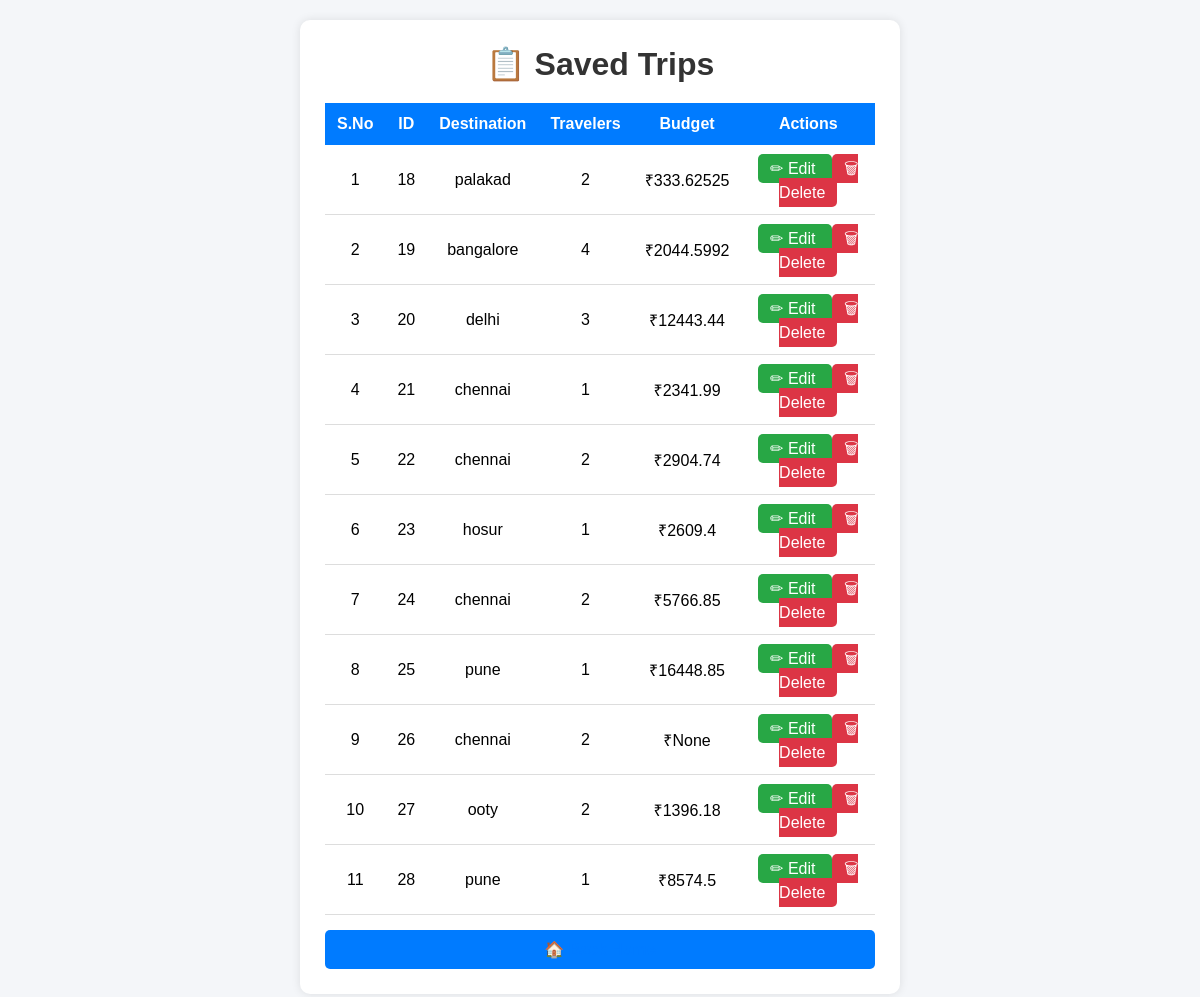
The page /trips on the database as committed earlier.
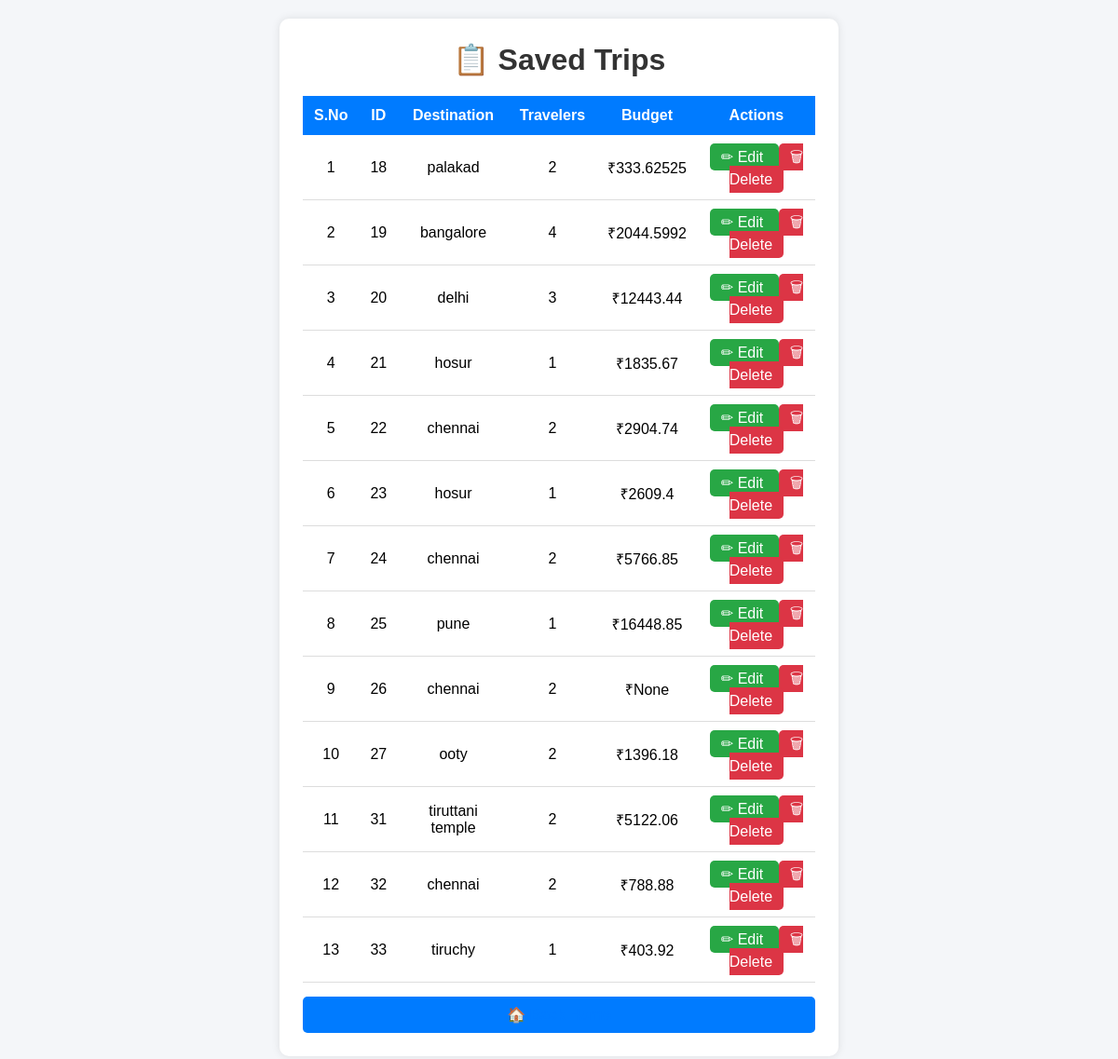
The same page on the database as committed later.
### tables this page shows
CREATE TABLE trips (
            id INTEGER PRIMARY KEY AUTOINCREMENT,
            destination TEXT,
            travelers INTEGER,
            total_distance REAL,
            transport_mode TEXT,
            transport_cost REAL,
            fuel_type TEXT,
            fuel_price REAL,
            fuel_cost REAL,
            food_cost REAL,
            room_cost REAL,
            toll_charges REAL,
            parking_fee REAL,
            vehicle_type TEXT,
            vehicle_rental_cost REAL,
            places_fee_total REAL,
            total_budget REAL,
            cost_per_person REAL
        );

### app.py (the view)
@app.route('/trips')
def trips():
    conn = sqlite3.connect("travel_budget.db")
    cursor = conn.cursor()
    cursor.execute(
        "SELECT * FROM trips"
    )
    trips = cursor.fetchall()
    conn.close()
    return render_template(
        "trips.html",
        trips=trips
    )

### templates/trips.html (shortened to what this page needs)
<!DOCTYPE html>
<html lang="en">
<head>
    <link rel="stylesheet"
          href="{{ url_for('static', filename='style.css') }}">
</head>
<body>
<div class="container">
    <h1>📋 Saved Trips</h1>
    {% if trips %}
    <table>
        <thead>
            <tr>
                <th>S.No</th>
                <th>ID</th>
                <th>Destination</th>
                <th>Travelers</th>
                <th>Budget</th>
                <th>Actions</th>
            </tr>
        </thead>
        <tbody>
            {% for trip in trips %}
            <tr>
                <td>{{ loop.index }}</td>
                <td>{{ trip[0] }}</td>
                <td>{{ trip[1] }}</td>
                <td>{{ trip[2] }}</td>
                <td>₹{{ trip[16] if trip[16] else trip[3] }}</td>
                <td>
                    <a href="/edit/{{ trip[0] }}"
                       class="edit-btn">✏
                        Edit
                    </a>
                    <a href="/delete/{{ trip[0] }}"
                       class="delete-btn"
                       onclick="return confirm('Delete this trip?')">
                       🗑 Delete
                    </a>
                </td>
            </tr>
            {% endfor %}
        </tbody>
    </table>
    {% else %}
        <div class="empty">
            No trips saved yet.
        </div>
    {% endif %}
    <a href="/" class="back-btn">
       🏠 Back Home
    </a>
</div>
</body>
</html>

### static/style.css (style rules this page uses)
* { margin:0; padding:0; box-sizing:border-box; }
body { font-family: 'Segoe UI', sans-serif; background: linear-gradient( 135deg, #74ebd5, #9face6 ); min-height:100vh; padding:30px; }
.container { max-width:1000px; margin:auto; background:#fff; padding:30px; border-radius:20px; box-shadow:0 10px 30px rgba(0,0,0,.15); }
h1 { text-align:center; margin-bottom:20px; color:#2c3e50; }
.back-btn { display:block; text-align:center; text-decoration:none; color:#3498db; font-weight:bold; }
body { font-family: Arial, sans-serif; background:#f4f6f9; margin:0; padding:20px; }
.container { max-width:1100px; margin:auto; background:white; padding:20px; border-radius:10px; box-shadow:0 0 10px rgba(0,0,0,.1); }
h1 { text-align:center; color:#333; }
table { width:100%; border-collapse:collapse; margin-top:20px; }
th { background:#007bff; color:white; padding:12px; }
td { padding:12px; text-align:center; border-bottom:1px solid #ddd; }
.edit-btn { text-decoration:none; background:#28a745; color:white; padding:6px 12px; border-radius:5px; }
.delete-btn { text-decoration:none; background:#dc3545; color:white; padding:6px 12px; border-radius:5px; }
.back-btn { display:inline-block; margin-top:20px; text-decoration:none; background:#007bff; color:white; padding:10px 20px; border-radius:5px; }
.container { max-width:600px; margin:auto; background:white; padding:25px; border-radius:10px; box-shadow:0 0 10px rgba(0,0,0,0.1); }
.back-btn { display:block; text-align:center; margin-top:15px; text-decoration:none; color:#007bff; }

Rows that differ between the two databases and show on the page:
removed trips: id "28", destination "pune", travelers "1", total_budget "8574.5"
changed trips id 21: destination "chennai" → "hosur"; total_budget "2341.99" → "1835.67"
added trips: id "31", destination "tiruttani temple", travelers "2", total_budget "5122.06"
added trips: id "32", destination "chennai", travelers "2", total_budget "788.88"
added trips: id "33", destination "tiruchy", travelers "1", total_budget "403.92"
